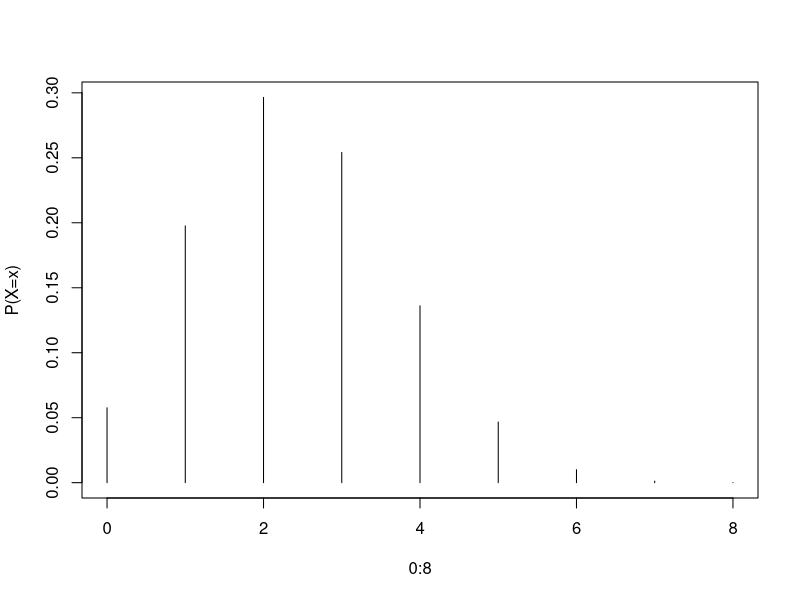
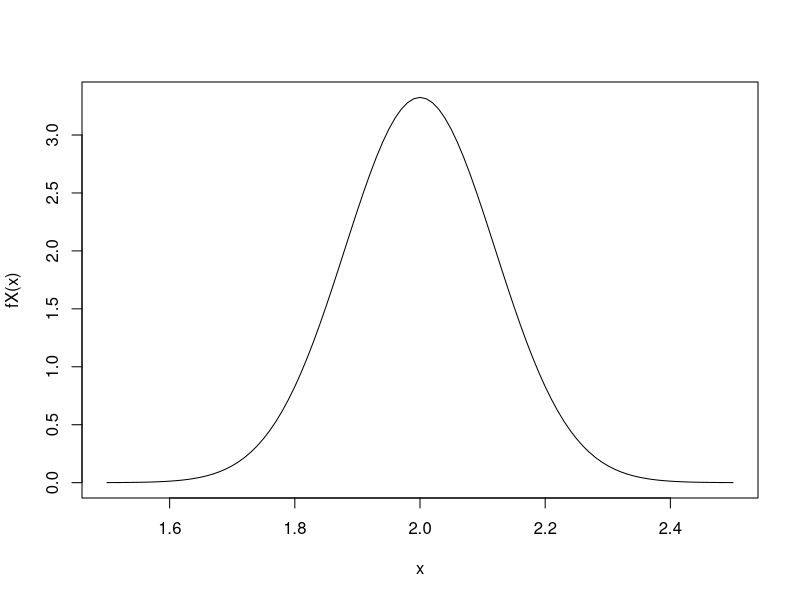

The R source for these figures, in order:
#Vd1
#a)
dbinom(4,8,0.3)
#Check again
choose(8,4)*0.3^4 *0.7^4

#b) X ~ N(2, 0.12 ^ 2)
?dnorm
dnorm(1.7, 2, 0.12)

#Vd2)
#a)
x = c(4,6)
dbinom(x, 8, 0.3)

#b)
?dexp
lambda = c(1:3)
lambda
dexp(2, lambda)

# BIEU DIEN BANG DO THI
#a
plot(0:8, dbinom(0:8,8, 0.3), type = "h", ylab = "P(X=x)")
#b
curve(dnorm(x, 2, 0.12), from=1.5, to=2.5, ylab="fX(x)")

##############################################
# HAM PHAN PHOI
#Vd4)
#a)
?pbinom
pbinom(4, 8, 0.3)
sum(dbinom(0:4,8,0.3))
#b)
pnorm(2.1, 2, 0.12)
#c)
pexp(2,3,lower.tail = FALSE)

##############################################
# PHAN VI
#Vd6)
#a)
qbinom(0.25, 8, 0.3)
#b)
qnorm(0.975, 2, 0.12)

##############################################
# MO PHONG CAC PHAN PHOI DUOC LAP TRINH SAN
#Vd7)
#a) Mo phong mot mau ngau nhien size 10 cua phan phoi  Poisson P(2)
rpois(10,2)
#b)
rbinom(1, 80, 0.02)
#c) Mo phong mot mau size 15 cua pp chuan N(2, 0.12^2)
rnorm(15, 2, 0.12)



